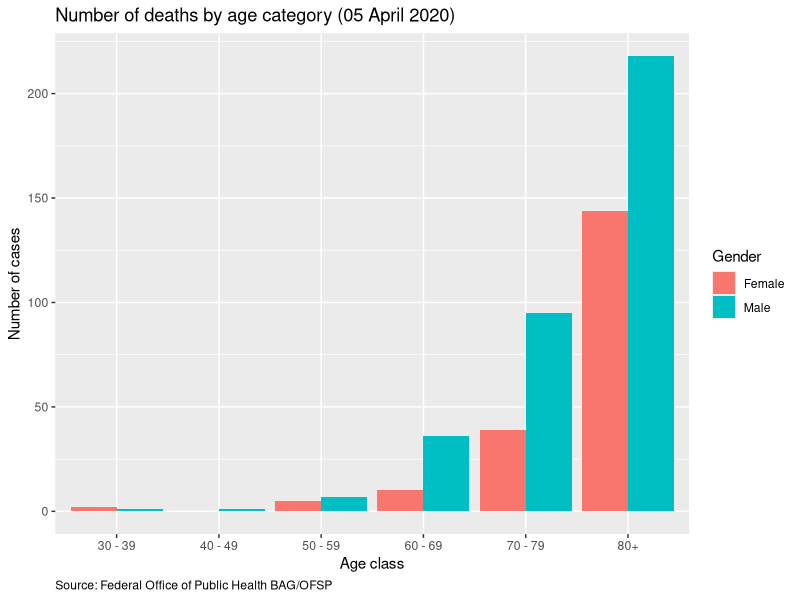
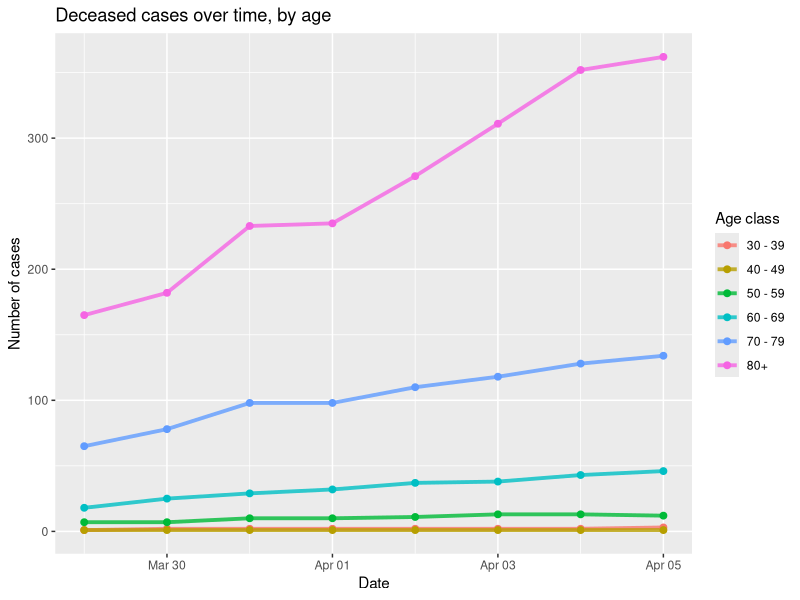
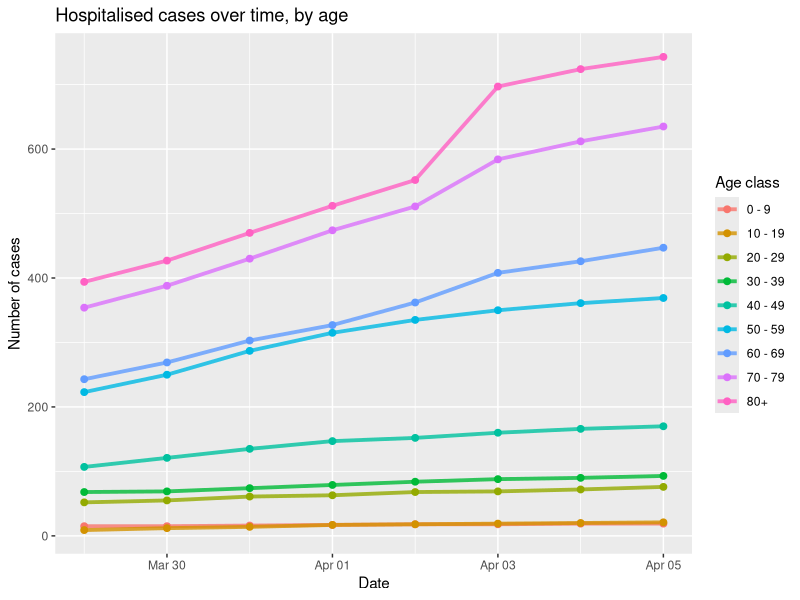
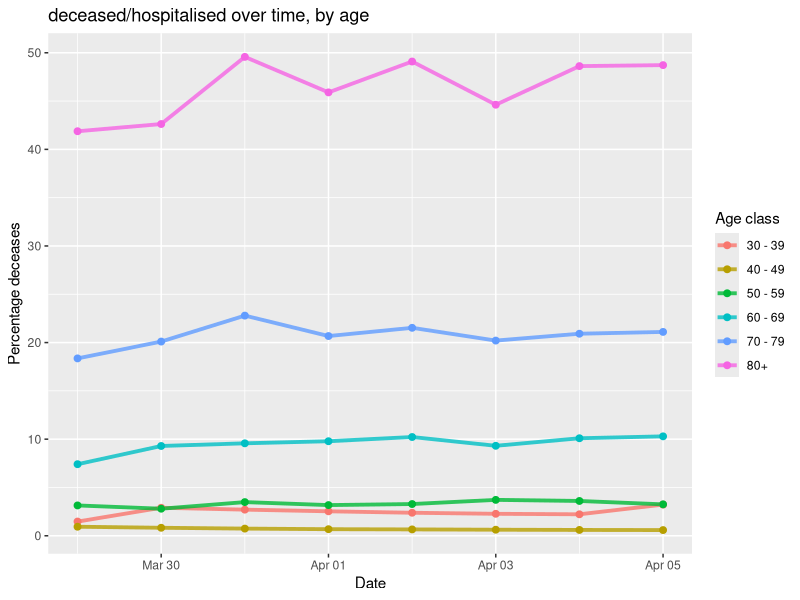
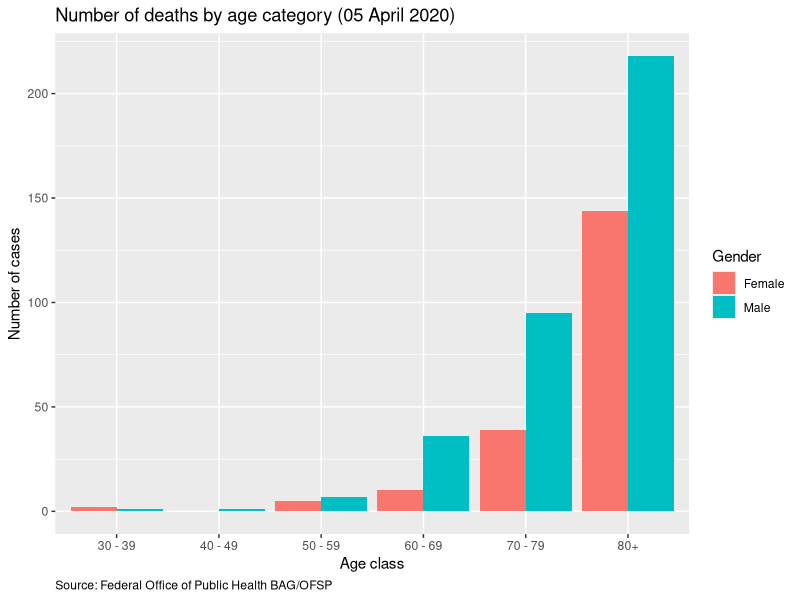
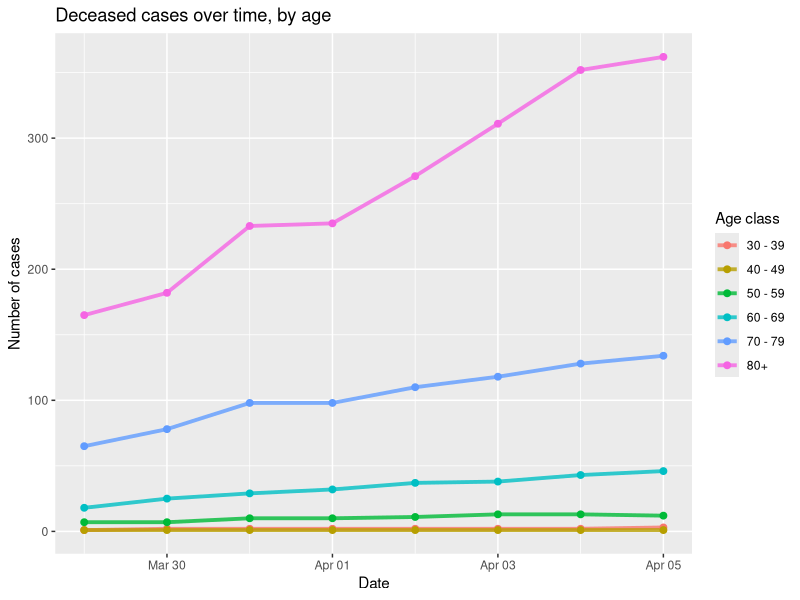
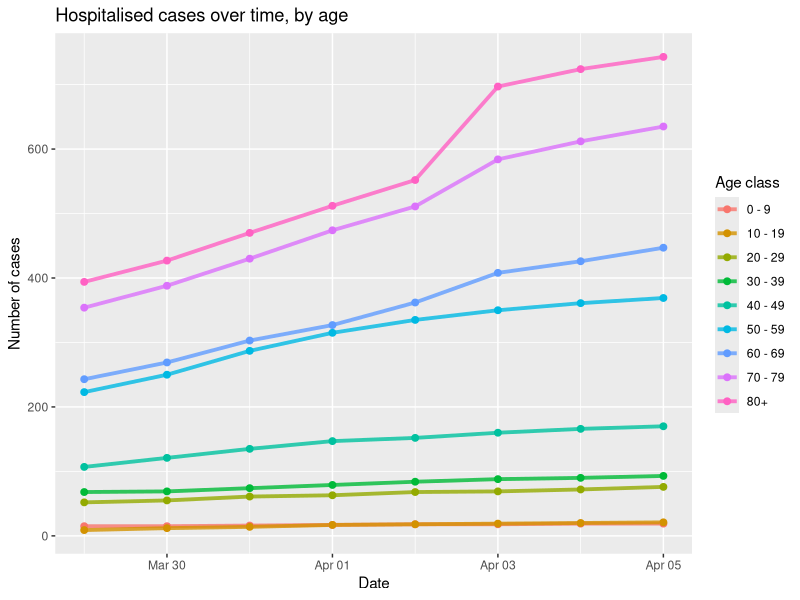

Write the R code that produced these figures, in order.
library(tidyverse)     

################################
#'## Read doc
################################

dat_sheet5_deceased <- read_csv("data_final/sheet_5_deceased.csv")
dat_sheet4_hospit <- read_csv("data_final/sheet_4_hospitalised.csv")

################################
#'## Barplot by age and gender
################################

## long version
dat_sheet5_deceased_l <- dat_sheet5_deceased %>% 
  gather(category, n_cases, ends_with("deceased")) %>% 
  mutate(category = str_remove(category, "_deceased") %>% 
           str_to_title()) 

last_date <- max(dat_sheet5_deceased_l$report_date) %>% 
  format("%d %B %Y")

## plot
pl_age <- dat_sheet5_deceased_l %>% 
  filter(category!="Total")%>% 
  filter(report_date == max(report_date)) %>% 
  rename(Gender=category) %>% 
  ggplot(aes(x = age_class, y = n_cases, fill=Gender)) + 
  geom_col(position = "dodge") +
  ggtitle(paste0("Number of deaths by age category (", last_date, ")")) +
  xlab("Age class") + ylab("Number of cases") +
  labs(caption = "Source: Federal Office of Public Health BAG/OFSP") +
  theme(plot.caption = element_text(hjust = 0))

pl_age

################################
#'## Evolution
################################

gg_byDate_age <- function(df, variable) {
  df %>% 
    ggplot(aes(x = report_date, y = {{variable}}, color=age_class)) + 
    geom_line(lwd=1.3, alpha = 0.8) +
    geom_point(size = 2) +
    xlab("Date") +
    labs(color = "Age class")
}

pl_deceased_time_colorAge <-  dat_sheet5_deceased_l %>% 
  filter(category=="Total") %>% 
  gg_byDate_age(n_cases)+
  ylab("Number of cases") +
  ggtitle("Deceased cases over time, by age")

pl_deceased_time_colorAge

################################
#'## Hospitalised
################################

pl_hospit_time_colorAge <- dat_sheet4_hospit %>% 
  gg_byDate_age(total_hospitalised)+
  ylab("Number of cases") +
  ggtitle("Hospitalised cases over time, by age")

pl_hospit_time_colorAge

## deceased by hospit
dat_sheet4_hospit %>% 
  select(age_class, report_date, total_hospitalised) %>% 
  inner_join(dat_sheet5_deceased %>% 
               select(age_class, report_date, total_deceased), 
             by = c("age_class", "report_date")) %>% 
  mutate(deceased_by_hospit = 100*total_deceased/total_hospitalised) %>% 
  gg_byDate_age(deceased_by_hospit)+
  ylab("Percentage deceases") +
  ggtitle("deceased/hospitalised over time, by age")

################################
#'## Export
################################

ggsave(pl_age, filename="output/figures/deaths_by_age.png", width = 8, height = 6)
ggsave(pl_deceased_time_colorAge, filename="output/figures/deceased_over_time_by_age.png", width = 8, height = 6)
ggsave(pl_hospit_time_colorAge, filename="output/figures/hospitalised_over_time_by_age.png", width = 8, height = 6)

